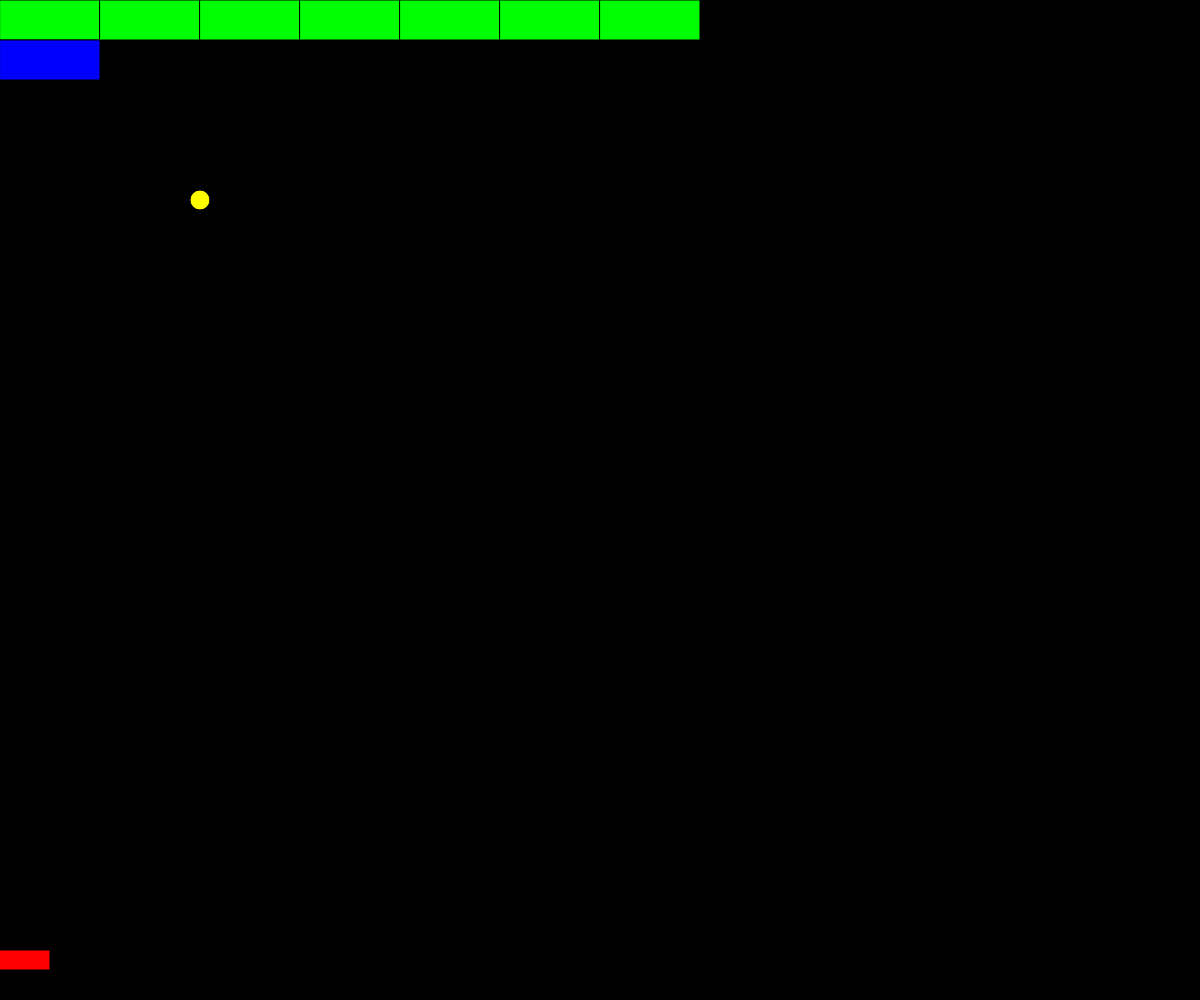
Frame 1 (no input)
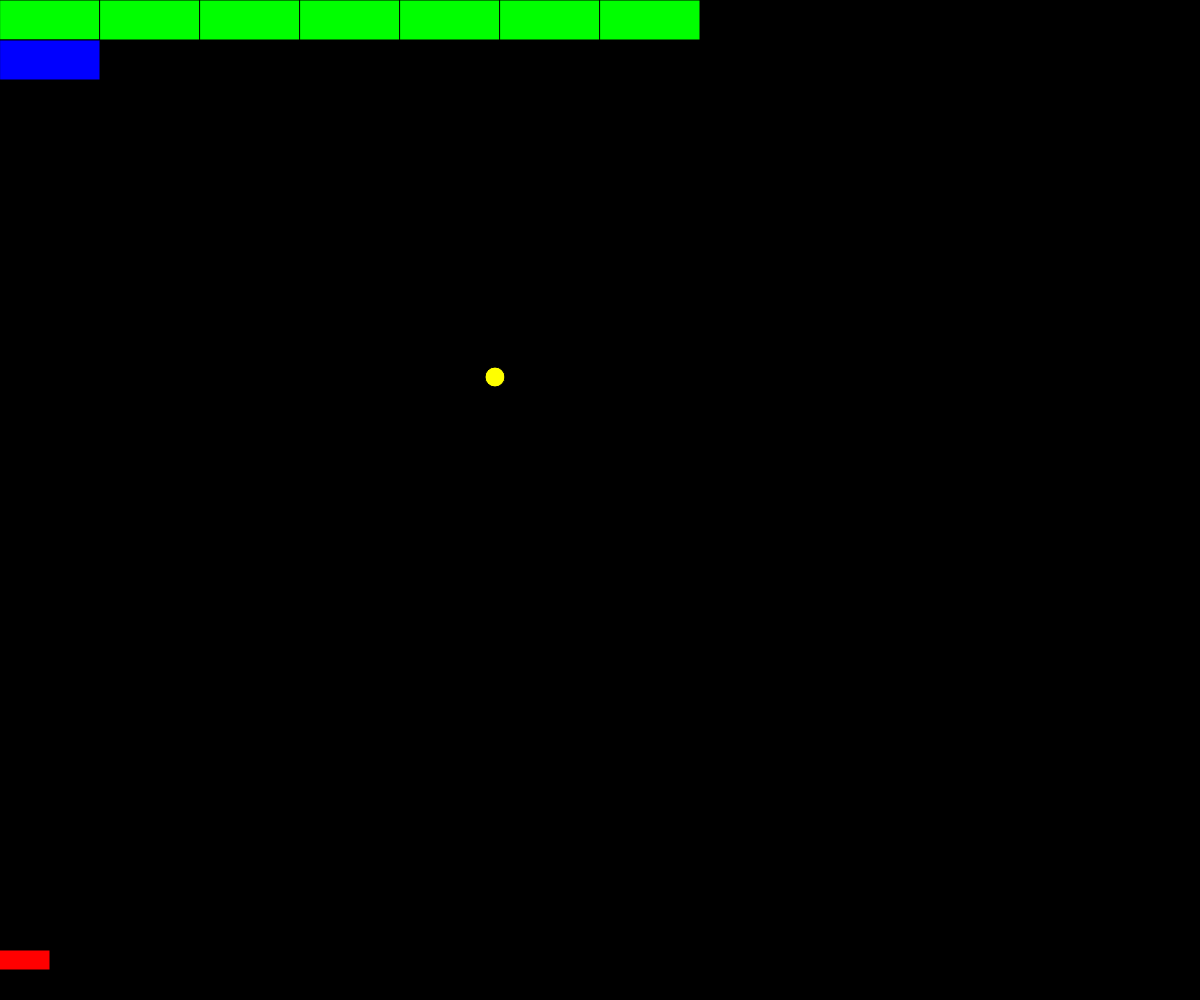
Frame 60 (no input)
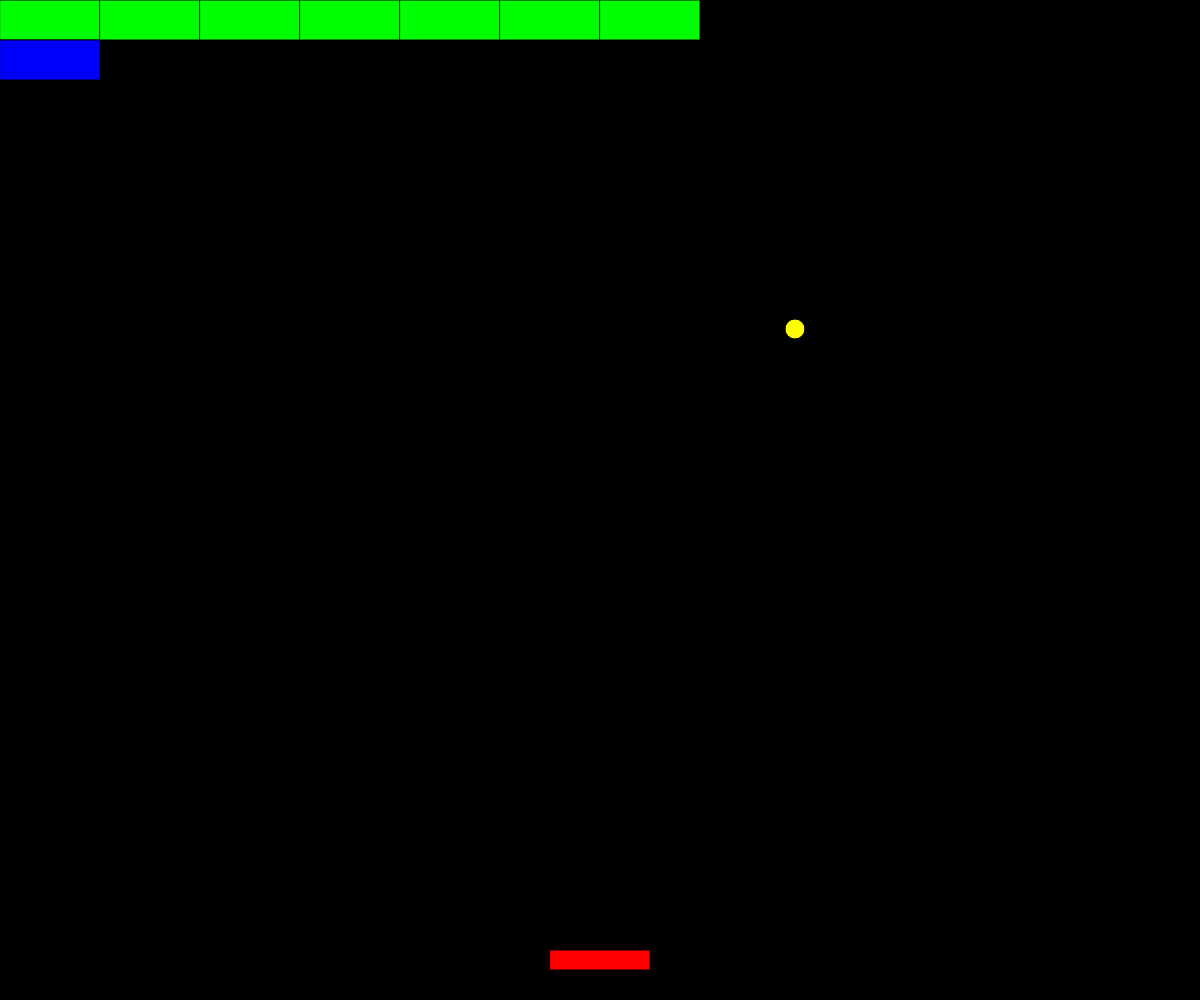
Frame 120 (the mouse pressed at the canvas centre since frame 60)

The p5.js sketch that drew these frames (run headless with seeded random() and noise() and a simulated clock; from frame 60 on, the mouse is pressed at the canvas centre):

// p5.js sketch
// ── sketch.js
var ballSpeedX = 5;
var ballSpeedY = 3;
var ballR = 10;
var ballX = 200;
var ballY = 200;

var brick1=true;
var brick2=true;
var brick3=true;
var brick4=true;
var brick5=true;
var brick6=true;
var brick7=true;
var brick8=true;
function setup() {
  createCanvas(windowWidth, windowHeight);
}
var draw = function() {
    background(0);
    fill(255,255,0);
    ellipse(ballX,ballY, 20, 20);
    ballX += ballSpeedX;
    ballY += ballSpeedY;
    
    if(ballX+ballR > windowWidth-10 || ballX-ballR< 0){
        ballSpeedX *= -1;
    }
    
    if(ballY+ballR > windowHeight-10 || ballY-ballR < 0){
        ballSpeedY *= -1;
    }
    
    //check if hit a brick and drawing bricks
    if(brick1===true){
        if(ballY-ballR < 40){
            if(ballX+ballR >= 0 && ballX-ballR <= 100){
                brick2=false;
                ballSpeedY *= -1;
            }
        } 
        if(brick1===true){
            fill(0,255,0);
            rect(0,0,100, 40);
        }
    }

    
    if(brick2===true){
        if(ballY-ballR < 40){
            if(ballX+ballR >= 100 && ballX-ballR <= 200){
                brick2=false;
                ballSpeedY *= -1;
            }
        } 
        if(brick2===true){
            fill(0,255,0);
            rect(100,0,100, 40);
        }
    }

    if(brick3===true){
        if(ballY-ballR < 40){
            if(ballX+ballR >= 200 && ballX-ballR <= 300){
                brick3=false;
                ballSpeedY *= -1;
            }
        } 
        if(brick3===true){
            fill(0,255,0);
            rect(200,0,100, 40);
        }
    }
    
    if(brick4===true){
        if(ballY-ballR < 40){
            if(ballX+ballR >= 300 && ballX-ballR <= 400){
                brick4=false;
                ballSpeedY *= -1;
            }
        } 
        if(brick4===true){
            fill(0,255,0);
            rect(300,0,100, 40);
        }
    }
    if(brick5===true){
        if(ballY-ballR < 40){
            if(ballX+ballR >= 400 && ballX-ballR <= 500){
                brick5=false;
                ballSpeedY *= -1;
            }
        } 
        if(brick5===true){
            fill(0,255,0);
            rect(400,0,100, 40);
        }
    }if(brick6===true){
        if(ballY-ballR < 40){
            if(ballX+ballR >= 500 && ballX-ballR <= 600){
                brick6=false;
                ballSpeedY *= -1;
            }
        } 
        if(brick6===true){
            fill(0,255,0);
            rect(500,0,100, 40);
        }
    }if(brick7===true){
        if(ballY-ballR < 40){
            if(ballX+ballR >= 600 && ballX-ballR <= 700){
                brick7=false;
                ballSpeedY *= -1;
            }
        } 
        if(brick7===true){
            fill(0,255,0);
            rect(600,0,100, 40);
        }
    }if(brick8===true){
        if(ballY-ballR<40);{
            if(ballY+ballR>=40 && ballY-ballR<=80)
             if(ballX+ballR>=0 && ballX-ballR<=40){
                brick8=false;
                ballSpeedY *= -1;
            }
        }
    }
        if(brick8==true){
            fill(0,0,255);
            rect(0,40,100,40)
        }
    
    //draw paddle
    fill(255,0,0);
    rect(mouseX-50, windowHeight-50, 100,20);
    if(ballX+ballR > mouseX-100 && ballX-ballR < mouseX + 100 && ballY+ballR > 370){
        ballSpeedY *= -1;
    }
    
}
